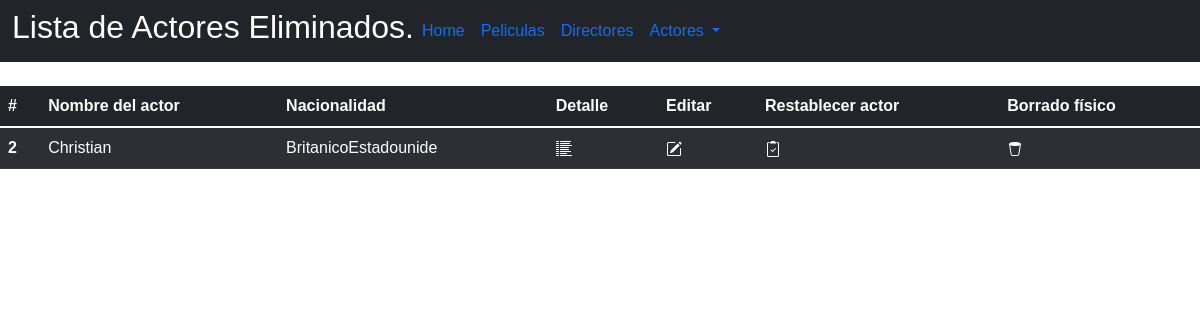
The app's page /Aborrados.php with its own data.
### tables this page shows
CREATE TABLE `actor` (
  `idActor` int(11) NOT NULL,
  `nombre` varchar(30) DEFAULT NULL,
  `nacionalidad` varchar(20) DEFAULT NULL,
  `estatus` int(1) NOT NULL,
  `descripcion` text NOT NULL
);

### Aborrados.php (the view, shortened to what this page needs)
<!DOCTYPE html>
<html>
<head>
	<link href="https://cdn.jsdelivr.net/npm/bootstrap@5.1.3/dist/css/bootstrap.min.css" rel="stylesheet">
	<link rel="stylesheet" type="text/css" href="css/estiloCine1.css">
</head>
<header>
	<nav class="navbar navbar-expand-lg bg-dark">
		<div class="container-fluid">
			<h2 class="letraBlanca">Lista de Actores Eliminados. </h2>
			<div class="collapse navbar-collapse" id="navbarSupportedContent">
			<ul class="navbar-nav me-auto mb-2 mb-lg-0">
				<li class="nav-item">
				<a class="nav-link active" aria-current="page" href="index.php">Home</a>
				</li>
				<li class="nav-item">
				<a class="nav-link active" aria-current="page" href="peliculas.php">Peliculas</a>
				</li>
				<li class="nav-item">
				<a class="nav-link active" aria-current="page" href="#">Directores</a>
				</li>
				<li class="nav-item dropdown">
				<a class="nav-link dropdown-toggle" href="peliculas.php" id="navbarDropdown" role="button" data-bs-toggle="dropdown" aria-expanded="false">
					Actores
				</a>
			</ul>
			</div>
		</div>
	</nav>
	<br>
</header>
<body>
		<?PHP
			$conexion = new mysqli("localhost", "root", "", "peliculas");
			$consulta = "SELECT * FROM actor WHERE estatus=0";
			$resultado = $conexion->query($consulta);
		?>
		<table class="table table-dark table-striped table-hover">
		  <thead>
		    <tr>
		      <th scope="col">#</th>
		      <th scope="col">Nombre del actor</th>
		      <th scope="col">Nacionalidad</th>
		      <th scope="col">Detalle</th>
		      <th scope="col">Editar</th>
			  <th scope="col">Restablecer actor</th>
			  <th scope="col">Borrado físico</th>
		    </tr>
		  </thead>
		  <tbody>
		  	<?PHP
			while($row = $resultado->fetch_assoc())
			{
			  	?>
			    <tr>
			      <th scope="row">
			      	<?PHP echo $row['idActor']; ?>
			      </th>
			      <td>
			      	<?PHP echo $row['nombre']; ?>
			      </td>
			      <td>
			      	<?PHP echo $row['nacionalidad']; ?>
			      </td>
			      <td>
			      	<a href="detalleActor.php?id=<?php echo $row['idActor'];?>">
			      	</a>
			      </td>
			      <td>
			      	<a href="editarActor.php?id=<?php echo $row['idActor'];?>">
			      	</a>
			      </td>
			      <td>
			      	<a href="Retlogico.php?id=<?php echo $row['idActor'];?>">
			      	</a>
			      </td>
			      <td>
			      	<a href="borrarFisicoActor.php?id=<?php echo $row['idActor'];?>">
			      	</a>
			      </td>
			    </tr>
			    <?PHP
			}
			?>
		  </tbody>
		</table>
</body>
</html>

### css/estiloCine1.css (style rules this page uses)
body { font-family: Arial, Helvetica; background-image: url("https://static.vecteezy.com/system/resources/previews/002/217/896/non_2x/cinema-wallpaper-social-media-message-background-vector.jpg"); }
.letraBlanca { color: white; }

### Aborrados.php (style rules this page uses)
a { color: white; }

### records on screen
actor: idActor "2", nombre "Christian", nacionalidad "BritanicoEstadounide"
